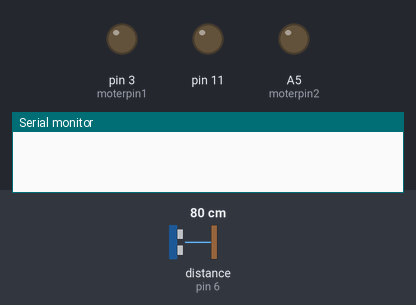
Bench run of a sketch on a simulated Arduino Uno, built with avr-gcc and run on an emulated ATmega328P. Parts: output pins drawn as LEDs (lit = HIGH), the last lines printed to the serial monitor. Wiring (inferred from the names in the program): ultrasonic range finder: trigger pin 7; echo pin 6. The test bench sets the inputs (shaded band); at power-on: distance to the obstacle (sensor on pin 6) 80 cm. The echo pulse lasts 58.3 µs per cm; pins used as bus, display or sensor lines are not drawn.

Above: at 1.2 s.
1.3 s: distance to the obstacle (sensor on pin 6) set to 18 cm
2.8 s: distance to the obstacle (sensor on pin 6) set to 15 cm
At 3.8 s:
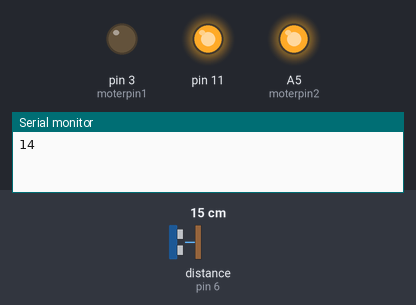
4.4 s: distance to the obstacle (sensor on pin 6) set to 35 cm
At 5.8 s:
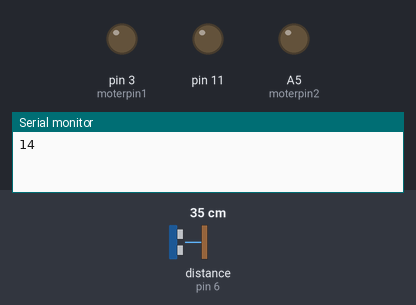
6.4 s: distance to the obstacle (sensor on pin 6) set to 2 cm
At 7.5 s:
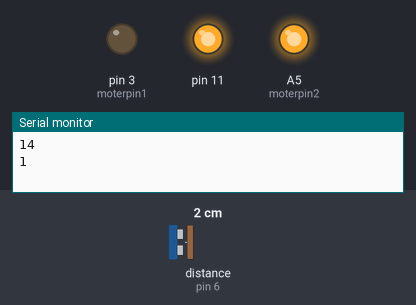
Timing chart, 0 to 9.0 s (numbered marks = the images above; inputs shaded):
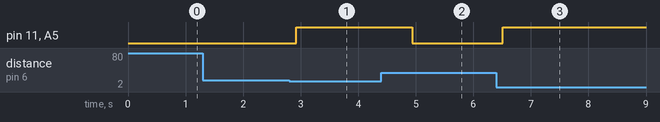

The sketch:

smart_water_tap.ino
```cpp
  const int trigPin = 7;
  const int echoPin = 6;
  int moterpin1 = 3;
  int moterpin2 = A5;
  long duration;
  int distanceCm,distanceInch;

  void setup (){


    pinMode(trigPin,OUTPUT);
    pinMode(echoPin,INPUT);
    pinMode(11,OUTPUT);
    pinMode(moterpin1,OUTPUT);
    pinMode(moterpin2,OUTPUT);


    Serial.begin(9600);

}


  void loop(){
    digitalWrite(trigPin,LOW);
    delayMicroseconds(2);
    digitalWrite(trigPin,HIGH);
    delayMicroseconds(10);
    digitalWrite(trigPin,LOW);

    duration = pulseIn(echoPin,HIGH);
    distanceCm =duration*0.034/2;
    delay(10);
    delayMicroseconds(2);


      if(( distanceCm<=15))
      {
         Serial.println(distanceCm);
        delay(100);
        digitalWrite(11,HIGH);

        digitalWrite(moterpin2,1023);
        delay(2000);
      }
    else if (distanceCm>15)
        {
        digitalWrite(11,LOW);
        digitalWrite(moterpin2,LOW);
        }


 }
```

Measured:
- the behaviour switches between 17 and 16 cm on distance to the obstacle (sensor on pin 6) (found by bisection; images 0 and 1)
- after the input at 1.3 s, every drawn part: stays the same
- after the input at 2.8 s, pin 11, A5 (moterpin2): LOW → HIGH after 0.12 s
- after the input at 4.4 s, pin 11, A5 (moterpin2): HIGH → LOW after 0.53 s
- after the input at 6.4 s, pin 11, A5 (moterpin2): LOW → HIGH after 0.12 s
